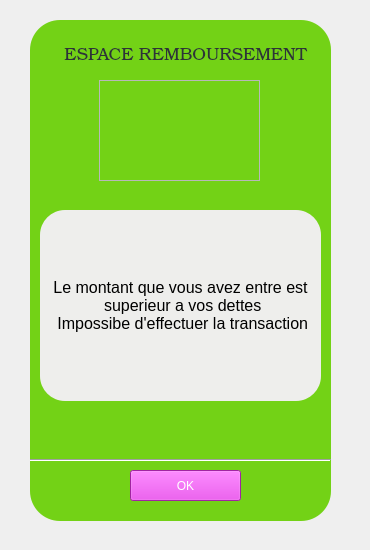
       <widget class="QWidget" name="inter_rem_mont_sup">
        <widget class="QPlainTextEdit" name="affichage_carte_18">
         <property name="geometry">
          <rect>
           <x>30</x>
           <y>20</y>
           <width>301</width>
           <height>501</height>
          </rect>
         </property>
         <property name="styleSheet">
          <string notr="true">background-color: rgb(115, 210, 22);
border-radius:30px;</string>
         </property>
         <property name="backgroundVisible">
          <bool>false</bool>
         </property>
         <property name="centerOnScroll">
          <bool>false</bool>
         </property>
        </widget>
        <widget class="QLabel" name="Info_remboursement_mont_sup">
         <property name="geometry">
          <rect>
           <x>40</x>
           <y>210</y>
           <width>281</width>
           <height>191</height>
          </rect>
         </property>
         <property name="font">
          <font>
           <pointsize>12</pointsize>
          </font>
         </property>
         <property name="styleSheet">
          <string notr="true">background-color: rgb(238, 238, 236);
border-radius:25px;</string>
         </property>
         <property name="text">
          <string>Le montant que vous avez entre est 
 superieur a vos dettes 
 Impossibe d'effectuer la transaction</string>
         </property>
         <property name="alignment">
          <set>Qt::AlignCenter</set>
         </property>
        </widget>
        <widget class="QLabel" name="titre_espace_remboursement_mont_sup">
         <property name="geometry">
          <rect>
           <x>60</x>
           <y>40</y>
           <width>251</width>
           <height>31</height>
          </rect>
         </property>
         <property name="font">
          <font>
           <family>URW Bookman L</family>
           <pointsize>13</pointsize>
           <weight>8</weight>
           <italic>false</italic>
           <bold>false</bold>
          </font>
         </property>
         <property name="styleSheet">
          <string notr="true">color: rgb(46, 52, 54);
background-image: url(:/images/backg.jpg);
font: 70 13pt &quot;URW Bookman L&quot;;
border-radius:10px;</string>
         </property>
         <property name="text">
          <string>ESPACE REMBOURSEMENT</string>
         </property>
         <property name="alignment">
          <set>Qt::AlignCenter</set>
         </property>
        </widget>
        <widget class="QFrame" name="image_remboursement_mont_sup">
         <property name="geometry">
          <rect>
           <x>99</x>
           <y>80</y>
           <width>161</width>
           <height>101</height>
          </rect>
         </property>
         <property name="styleSheet">
          <string notr="true">border-image: url(:/images/img_remboursement.jpg);
</string>
         </property>
         <property name="frameShape">
          <enum>QFrame::StyledPanel</enum>
         </property>
         <property name="frameShadow">
          <enum>QFrame::Raised</enum>
         </property>
        </widget>
        <widget class="Line" name="line_17">
         <property name="geometry">
          <rect>
           <x>30</x>
           <y>450</y>
           <width>301</width>
           <height>20</height>
          </rect>
         </property>
         <property name="orientation">
          <enum>Qt::Horizontal</enum>
         </property>
        </widget>
        <widget class="QPushButton" name="ok_remboursement_mont_sup">
         <property name="geometry">
          <rect>
           <x>130</x>
           <y>470</y>
           <width>111</width>
           <height>31</height>
          </rect>
         </property>
         <property name="styleSheet">
          <string notr="true">font: 11pt &quot;Ubuntu&quot;;
color: white;
background-color: rgb(224, 52, 226);
</string>
         </property>
         <property name="text">
          <string>OK</string>
         </property>
        </widget>
        <widget class="QLabel" name="label_43">
         <property name="geometry">
          <rect>
           <x>0</x>
           <y>0</y>
           <width>361</width>
           <height>541</height>
          </rect>
         </property>
         <property name="styleSheet">
          <string notr="true">background-image: url(:/images/backg.jpg);</string>
         </property>
         <property name="text">
          <string/>
         </property>
        </widget>
        <zorder>label_43</zorder>
        <zorder>affichage_carte_18</zorder>
        <zorder>Info_remboursement_mont_sup</zorder>
        <zorder>titre_espace_remboursement_mont_sup</zorder>
        <zorder>image_remboursement_mont_sup</zorder>
        <zorder>line_17</zorder>
        <zorder>ok_remboursement_mont_sup</zorder>
       </widget>
